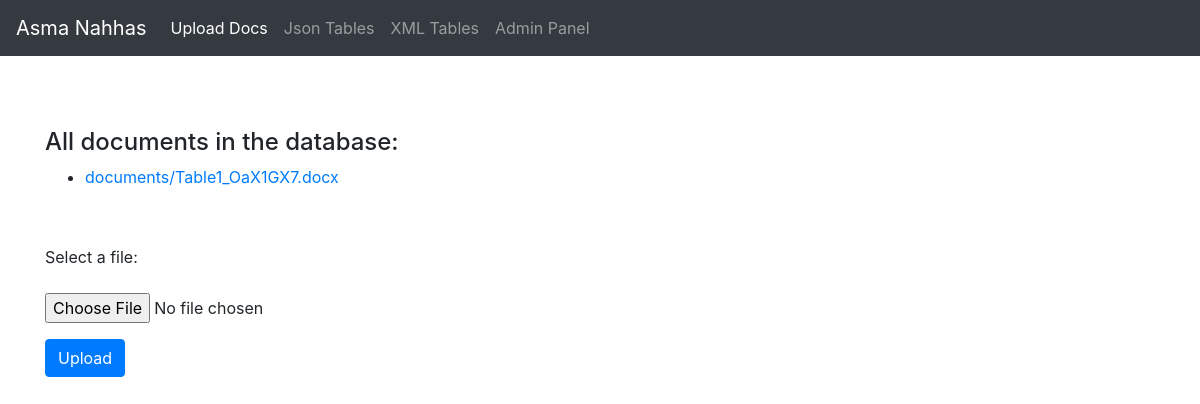
Before: / with the older database file.
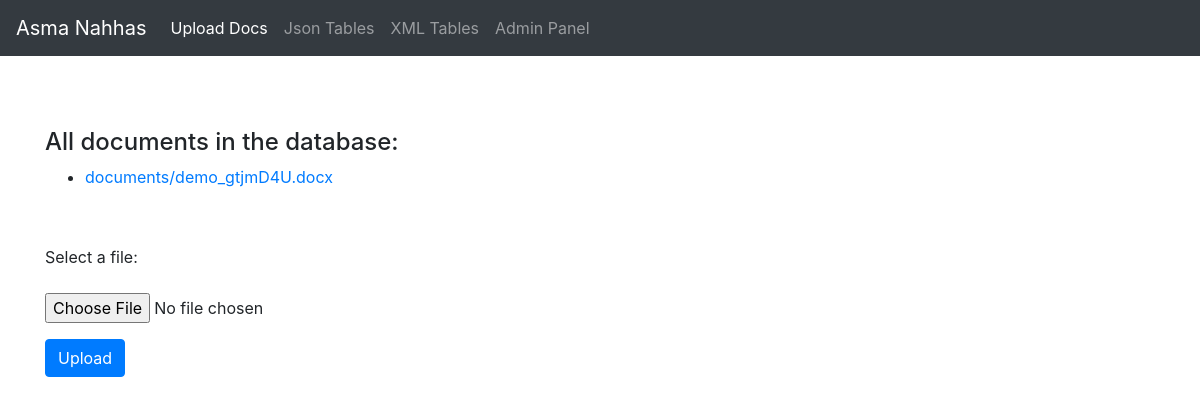
After: the same page with the newer database file.
### myapp/models.py (models this page shows)
class Document(models.Model):
    docfile = models.FileField(upload_to='documents/')

### myapp/views.py (the view)
# urls.py: path('', uploadDocx, name='uploadDocx'),
def uploadDocx(request):
    message = ''
    if request.method == 'POST':
        form = DocumentForm(request.POST, request.FILES)
        if form.is_valid():
            newdoc = Document(docfile=request.FILES['docfile'])
            newdoc.save()
            print(newdoc.docfile.name)
            Headers=[]
            f = open('media/'+newdoc.docfile.name, 'rb')
            doc=DOCX(f)
            for paragraph in doc.paragraphs:
                if paragraph.style.name=='Heading 1':
                    Headers.append(paragraph.text)
                    if re.search(r"^Table", paragraph.text):
                        print("Match found")
                        message = 'File Uploaded Succesfuly'
                        newTable=Table(name=paragraph.text)
                        newTable.save();
                    else:
                        print("Match not found")
                        message = 'File Titles Mismatching'
            print (Headers)
            documents = Document.objects.all()
            return render(request,'list.html',{'documents': documents,'form': form,'message':message})
        else:
            message = 'The form is not valid. Fix the following error:'
    else:
        form = DocumentForm()  # An empty, unbound form
    documents = Document.objects.all()
    context = {'documents': documents, 'form': form, 'message': message}
    return render(request, 'list.html', context)

### myapp/forms.py
class DocumentForm(forms.Form):
    docfile = forms.FileField(label='Select a file')

### myapp/templates/list.html (shortened to what this page needs)
{% extends 'layout.html' %}
			{% block content %}
        {% if documents %}
		<br/>
		<br/>
		<br/>
          <h4>  All documents in the database: </h4>
            <ul>
                {% for document in documents %}
                    <li><a href="{{ document.docfile.url }}">{{ document.docfile.name }}</a></li>
                {% endfor %}
            </ul>
			<br/>
        {% else %}
			<br/>
			<br/>
            <h4>No documents.</h4>
        {% endif %}
        <form action="{% url "uploadDocx" %}" method="post" enctype="multipart/form-data"  class="form-group" >
            <p>{{ form.docfile.label_tag }} {{ form.docfile.help_text }}</p>
            <p>
                {{ form.docfile }}
            </p>
            <p><input  class="btn btn-primary" type="submit" value="Upload"/></p>
        </form>
	{% endblock %}

Changed rows visible on the page:
removed Document: docfile.name "documents/Table1_OaX1GX7.docx"
added Document: docfile.name "documents/demo_gtjmD4U.docx"
